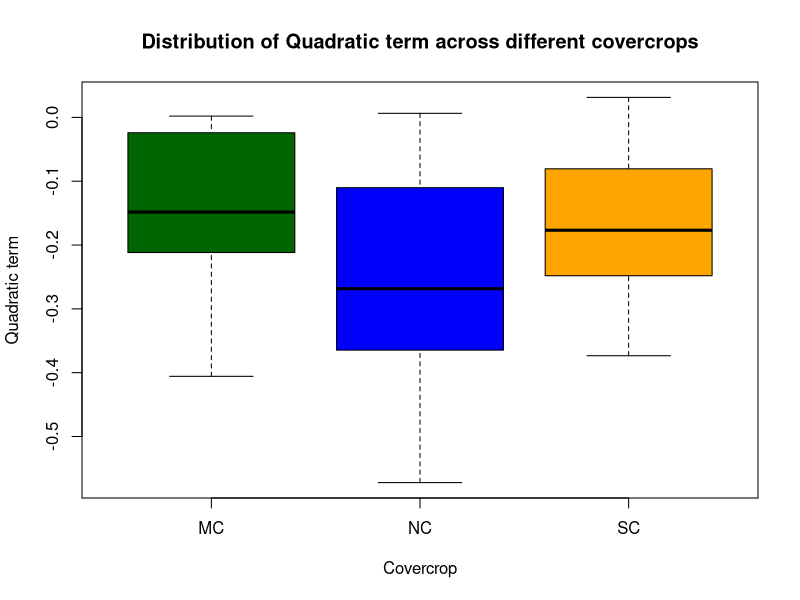

Write the R code that produced this figure.
rm(list = ls())
library(lme4)
library(MASS)
library(multcomp)
df <- read.csv('../QP_fit_data.csv', header = TRUE)
dim(df)
head(df)
df$YEAR <- as.factor(df$YEAR)
df$SITE <- as.factor(df$SITE)
df$COVERCROP <- as.factor(df$COVERCROP)
str(df)


# fixed: cover crop; random: year:site
m0 <- lmer(c ~ COVERCROP + (1|YEAR:SITE),
           data = df)
summary(m0)
car::Anova(m0, test = 'F')
fixef(m0)

pair_wise <- matrix(c(0,1,0,
                      0,0,1,
                      0,1,-1), nrow = 3, byrow = TRUE)
rownames(pair_wise)<- c('NC - MC', 'SC - MC', 'NC - SC')

pair_wise_glht <- glht(m0, linfct = pair_wise,
                       adjust = 'tukey')
summary(pair_wise_glht)

diff_effect <- matrix(c(1,0,0,
                        1,1,0,
                        1,0,1), nrow = 3, byrow = TRUE)
rownames(diff_effect)<- c('MC', 'NC', 'SC')
diff_effect_glht <- glht(m0, linfct = diff_effect,
                         adjust = 'tukey')
summary(diff_effect_glht)

confint(diff_effect_glht, level = 0.67)
confint(diff_effect_glht, level = 0.95)

plot(c~COVERCROP, data = df,
     main = 'Distribution of Quadratic term across different covercrops',
     xlab = 'Covercrop', ylab = 'Quadratic term',
     col = c('darkgreen', 'blue', 'orange'))


# fixed: cover crop + site; random: year
m1 <- lmer(c ~ COVERCROP + SITE + (1|YEAR),
           data = df)
summary(m1)
car::Anova(m1, test = 'F')
fixef(m1)
